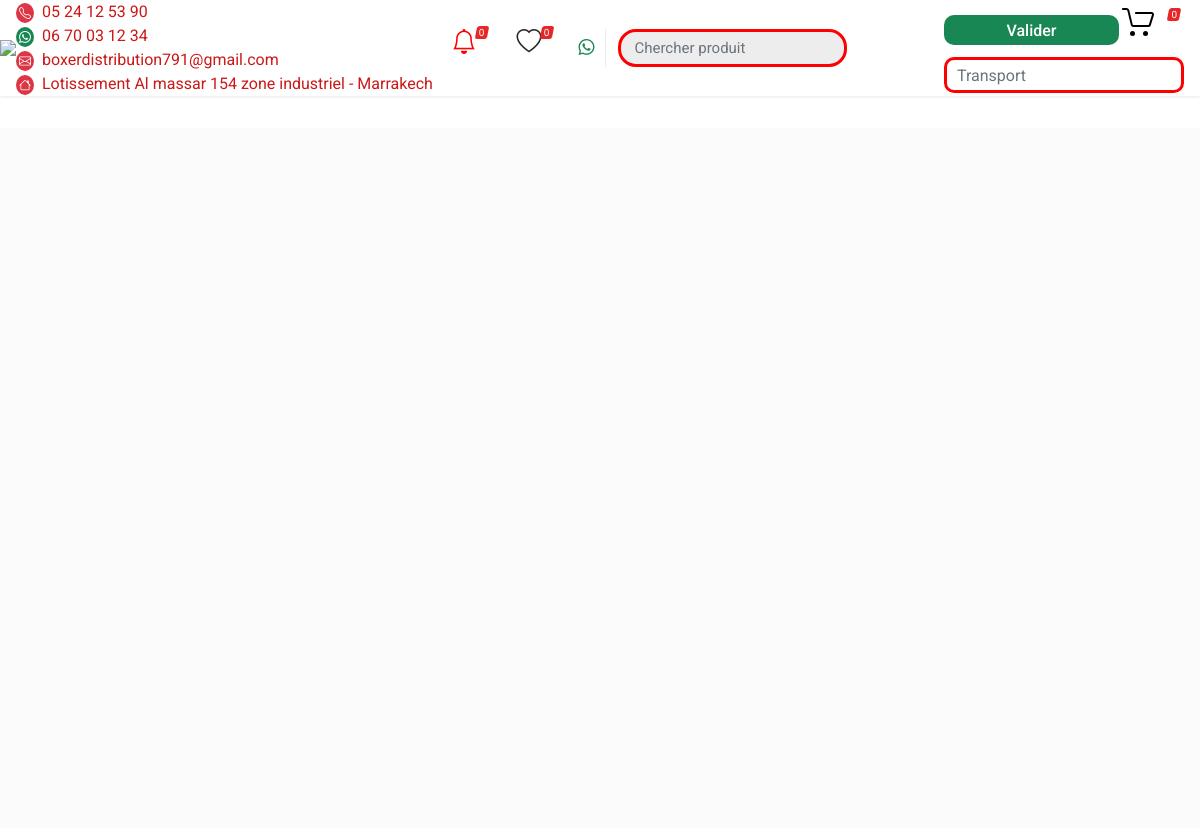
Page /marques/products/1 (signed in) on the earlier database version.
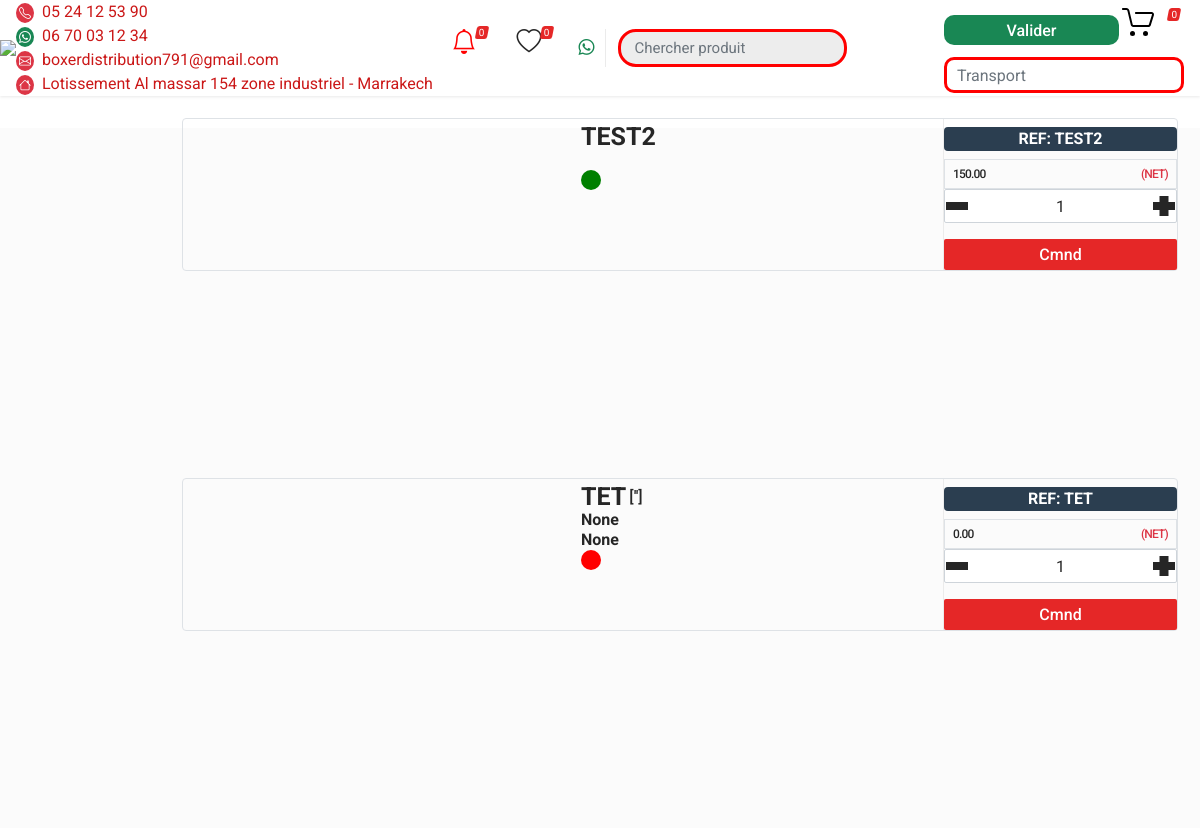
Same page on the later database version.
### main/models.py (models this page shows, shortened)
class Produit(models.Model):
    name=models.CharField(max_length=500, null=True)
    block=models.CharField(max_length=500, null=True, default=None)
    code=models.CharField(max_length=500, null=True)
    uniqcode=models.CharField(max_length=500, null=True)
    coderef=models.CharField(max_length=500, null=True, default=None)
    buyprice= models.FloatField(default=None, null=True, blank=True)
    supplier=models.ForeignKey('Supplier', on_delete=models.CASCADE, default=None, null=True, blank=True, related_name='supplier')
    sellprice=models.FloatField(default=None, null=True, blank=True)
    sellpricebrut=models.FloatField(default=None, null=True, blank=True)
    coutmoyen=models.FloatField(default=None, null=True, blank=True)
    remise=models.IntegerField(default=0, null=True, blank=True)
    prixnet=models.FloatField(default=None, null=True, blank=True)
    devise=models.FloatField(default=None, null=True, blank=True)
    representprice=models.FloatField(default=None, null=True, blank=True)
    representremise=models.FloatField(default=0, null=True, blank=True)
    lastsellprice=models.FloatField(default=None, null=True, blank=True)
    refeq1=models.CharField(max_length=500, default=None, null=True, blank=True)
    refeq2=models.CharField(max_length=500, default=None, null=True, blank=True)
    refeq3=models.CharField(max_length=500, default=None, null=True, blank=True)
    refeq4=models.CharField(max_length=500, default=None, null=True, blank=True)
    stockprincipal=models.IntegerField(default=None, null=True, blank=True)
    stockdepot=models.IntegerField(default=None, null=True, blank=True)
    stocktotal=models.IntegerField(default=None, null=True, blank=True)
    stockinitial=models.IntegerField(default=0, null=True, blank=True)
    stockfacture=models.IntegerField(default=0, null=True, blank=True)
    stockbon=models.IntegerField(default=None, null=True, blank=True)
    equivalent=models.TextField(default=None, null=True, blank=True)
    famille=models.CharField(max_length=500, default=None, null=True, blank=True)
    cars=models.TextField(default=None, null=True, blank=True)
    newfob=models.FloatField(default=0, null=True, blank=True)
    ref=models.CharField(max_length=50)
    diametre=models.CharField(max_length=500, default=None, null=True, blank=True)
    repsprice=models.CharField(max_length=500, default=None, null=True, blank=True)
    image = models.ImageField(upload_to='products_imags/', null=True, blank=True)
    mark=models.ForeignKey(Mark, on_delete=models.CASCADE, default=None, null=True, blank=True)
    minstock=models.IntegerField(default=None, null=True, blank=True)
    carlogos=models.ManyToManyField(Carlogos, default=None, blank=True)
    isnew=models.BooleanField(default=False)
    min=models.IntegerField(default=1, null=True, blank=True)
    qtycommande=models.IntegerField(default=0, null=True, blank=True)
    isoffer=models.BooleanField(default=False)
    offre=models.CharField(max_length=500, default=None, null=True, blank=True)
    category=models.ForeignKey(Category,on_delete=models.CASCADE, default=None, null=True, blank=True)
    isactive=models.BooleanField(default=True)
    iscommanded=models.BooleanField(default=False)
    suppliercommand=models.ForeignKey('Supplier', on_delete=models.CASCADE, default=None, null=True, blank=True, related_name='suppliercommand')
    near=models.BooleanField(default=False)
    adashicode=models.CharField(max_length=500, default=None, null=True, blank=True)
    adashieq=models.CharField(max_length=500, default=None, null=True, blank=True)
    def getcars(self):
        try:
            return self.cars.split(',')
        except:
            return []

### main/views.py (the view)
# urls.py: path('marques/products/<int:id>', views.productsmarks),
@user_passes_test(tocatalog, login_url='main:loginpage')
@login_required(login_url='main:loginpage')
def productsmarks(request, id):
    c=Mark.objects.get(pk=id)
    products=Produit.objects.filter(mark_id=id).order_by('code')
    newproducts=Produit.objects.filter(isnew=True)
    group=request.user.groups.first().name
    if group=='salsemen':
        products=[products[i:i+5] for i in range(0, len(products), 5)]
    ctx={'products':products,
         'title':'Produits de '+str(c),
         'category':c,
         'newproducts':newproducts}
    return render(request, 'markspdcts.html', ctx)

### main/models.py (called while the page is built)
    def __str__(self) -> str:
        return self.name

### main/views.py (called while the page is built)
def tocatalog(user):
    return (user.groups.filter(name='salsemen').exists() or user.groups.filter(name='clients').exists() or user.groups.filter(name='admin').exists() )

### products/templatetags/global_tags.py (called while the page is built)
@register.simple_tag
def allcategories():
    return Category.objects.all().order_by('code')

@register.simple_tag
def firstctg():
    return Category.objects.order_by('code').first()

### main/templates/markspdcts.html (shortened to what the changed rows need)
{% extends 'base.html' %}
{% load static %}
{% block content %}
<div class="position-relative">
  <div class="block-split__item block-split__item-content col-auto">
    <div class="block">
      <div class="products-view">
        <div class="products-view__list products-list products-list--grid--4 position-relative row" data-layout="list" data-with-features="false">
        {% if user.groups.all.0.name == 'salsemen'%}
          <div class="products-list__content owl-carousel">
              {% for items in products %}
              <div >
              {% for i in items %}
              <div class="col-12 mb-2">
                <div class="border rounded product-card">
                  <div class="product-card__image">
                    <div class="image image--type--product text-center">
                      {% if i.image %}
                      <img  src="{% if i.image %} {{i.image.url}} {% endif %}" alt="{{ i.name }}" loading="lazy" style="width: 100%;" data-toggle="modal" data-target="#imagedisplaymodal" class="imagedisplaybtn">
                      {% endif %}
                    </div>
                    <div class="status-badge status-badge--style--success product-card__fit status-badge--has-icon status-badge--has-text">
                    </div>
                  </div>
                  <div class="product-card__info p-2">
                    <div class="product-card__name">
                      <div class="d-flex">
                        <div style="margin-right: 3px;">
                          <strong style="font-size: 25px;">
                            {{ i.ref.upper }}
                          </strong>
                          <div>
                            <strong>
                              {{i.refeq1}}
                            </strong> <br>
                            <strong>
                              {{i.refeq2}}
                            </strong>
                          </div>
                          {% if i.stocktotal %}
                            {% if i.stocktotal <= 0 %}
                            <div style="width:20px; height:20px; border-radius:50%; background:red;" ></div>
                            {% elif i.stocktotal <= 5 %}
                            <div style="width:20px; height:20px; border-radius:50%; background:orange;" ></div>
                            {% else %}
                                <div style="width:20px; height:20px; border-radius:50%; background:green;" >
                                </div>
                            {% endif %}
                          {% else %}
                            <div style="width:20px; height:20px; border-radius:50%; background:red;" >
                            </div>
                          {% endif %}
                            {% if i.isnew %}
                          <div id="blinking-text" class="blink">
                            <img src="/media/new.jpg" width="40" style="width: 40px;">
                          </div>
                          {% endif %}
                          <div style="color:#00538c;">
                            {{i.diametre}}
                          </div>
                          <div class="d-flex justify-content-end mt-2">
                            {% if i.mark.image %}
                            <img src="{{i.mark.image.url}}" width="70" style="width:70px;">
                            {% endif %}
                            {% if i.carlogos.image %}
                            <img src="{{i.carlogos.image.url}}" width="40" style="width:40px;">
                            {% endif %}
                          </div>
                        </div>
                        <div>
                          {% for car in i.getcars %}
                          <div>
                            {{car}}
                          </div>
                          {% endfor %}
                        </div>
                      </div>
                    </div>
                  </div>
                  <div class="product-card__footer d-flex flex-column">
                    <div class="bg-darkblue text-white w-100 text-center rounded mt-2">
                      <strong>REF: {{i.ref.upper}} </strong>
                    </div>
                    <div class="product-card__prices p-2 border w-100 mt-2">
                      <div class="d-flex justify-content-between align-items-center w-100">
                        {% if i.remise != 0 %}
                        <div style="font-size: 12px;">
                          {{i.sellprice|floatformat:2}}
                        </div>
                        <div class="text-danger" style="font-size: 12px;">({{i.remise}}%)</div>
                        {% else %}
                        <div style="font-size: 12px;">
                          {{i.sellprice|floatformat:2}}
                        </div>
                        <div class="text-danger" style="font-size: 12px;">(NET)</div>
                        {% endif %}
                      </div>
                    </div>
                    <div class="cart-table__quantity input-number mb-3"><input class="form-control input-number__input qty" type="number" min="1" value="1"><div class="input-number__add"></div><div class="input-number__sub"></div></div>
                <button class="btn btn-primary cmnd w-100" pdct="{{i.id}}" pdctref="{{i.ref}}" pdctname="{{i.name}}" pdctpr="{{i.sellprice}}" pdctid="{{i.id}}" pdctimg="{% if i.image %} {{i.image.url}} {% endif %}" pdctremise="{{i.remise|floatformat:-2}}" pdctcategory="{{i.category.title}}">Cmnd</button>
                <button class="btn btn-info mt-2 d-none anullercmnd w-100" data-id="{{i.id}}" onclick="anullercmnd(event, '{{i.id}}')">
                  Anuller
                </button>
                {% if i.checkprice %}
                Prix cheque: {{i.checkprice|floatformat:2}} Net
                {% endif %}
                  </div>
                </div>
              </div>
            {% endfor %}
            {% if forloop.counter == products|length %}
          <div class="text-end">
              <button class="btn btn-danger" onclick="gotonext()">
                next
              </button>
            </div>
            {% endif %}
          </div>
            {% endfor %}
          </div>
        {% else %}
        <div class="products-list__content row p-0">
          <div class="col-10 row p-0" style="height: 90vh;
          overflow-y: scroll;">
          {% for i in products %}
          <div class="col-12 mb-2">
            <div class="border rounded product-card">
              <div class="product-card__image">
              </div>
              <div class="product-card__info p-2">
                <div class="product-card__name">
                  <div class="d-flex">
                    <div style="margin-right: 3px;">
                      <strong style="font-size: 25px;">
                        {{ i.ref.upper }}
                      </strong>
                      <div>
                        <strong>
                          {{i.refeq1}}
                        </strong> <br>
                        <strong>
                          {{i.refeq2}}
                        </strong>
                      </div>
                      {% if i.stocktotal %}
                        {% if i.stocktotal <= 0 %}
                        <div style="width:20px; height:20px; border-radius:50%; background:red;" ></div>
                        {% elif i.stocktotal <= 5 %}
                        <div style="width:20px; height:20px; border-radius:50%; background:orange;" ></div>
                        {% else %}
                            <div style="width:20px; height:20px; border-radius:50%; background:green;" >
                            </div>
                        {% endif %}
                      {% else %}
                        <div style="width:20px; height:20px; border-radius:50%; background:red;" >
                        </div>
                      {% endif %}
                    </div>
                    <div>
                      {% for car in i.getcars %}
                      <div>
                        {{car}}
                      </div>
                      {% endfor %}
                    </div>
                  </div>
                </div>
              </div>
              <div class="product-card__footer d-flex flex-column">
                <div class="bg-darkblue text-white w-100 text-center rounded mt-2">
                  <strong>REF: {{i.ref.upper}} </strong>
                </div>
                <div class="product-card__prices p-2 border w-100 mt-2">
                  <div class="d-flex justify-content-between align-items-center w-100">
                    {% if i.remise != 0 %}
                    <div style="font-size: 12px;">
                      {{i.sellprice|floatformat:2}}
                    </div>
                    <div class="text-danger" style="font-size: 12px;">({{i.remise}}%)</div>
                    {% else %}
                    <div style="font-size: 12px;">
                      {{i.sellprice|floatformat:2}}
                    </div>
                    <div class="text-danger" style="font-size: 12px;">(NET)</div>
                    {% endif %}
                  </div>
                </div>
                <div class="cart-table__quantity input-number mb-3"><input class="form-control input-number__input qty" type="number" min="1" value="1"><div class="input-number__add"></div><div class="input-number__sub"></div></div>
            <button class="btn btn-primary cmnd w-100" pdct="{{i.id}}" pdctref="{{i.ref}}" pdctname="{{i.name}}" pdctpr="{{i.sellprice}}" pdctid="{{i.id}}" pdctimg="{% if i.image %} {{i.image.url}} {% endif %}" pdctremise="{{i.remise|floatformat:-2}}" pdctcategory="{{i.category.title}}">Cmnd</button>
              </div>
            </div>
          </div>
          {% endfor %}
      </div>
        {% endif %}
        </div>
      </div>
    </div>
  </div>
</div>
{% endblock %}

Differences in the rows shown:
added Produit: ref "TEST2", stocktotal 10 (drawn), sellprice "150.00"
added Produit: ref "TET", refeq1 "None", refeq2 "None", stocktotal 0 (drawn), getcars "['']", sellprice "0.00"
